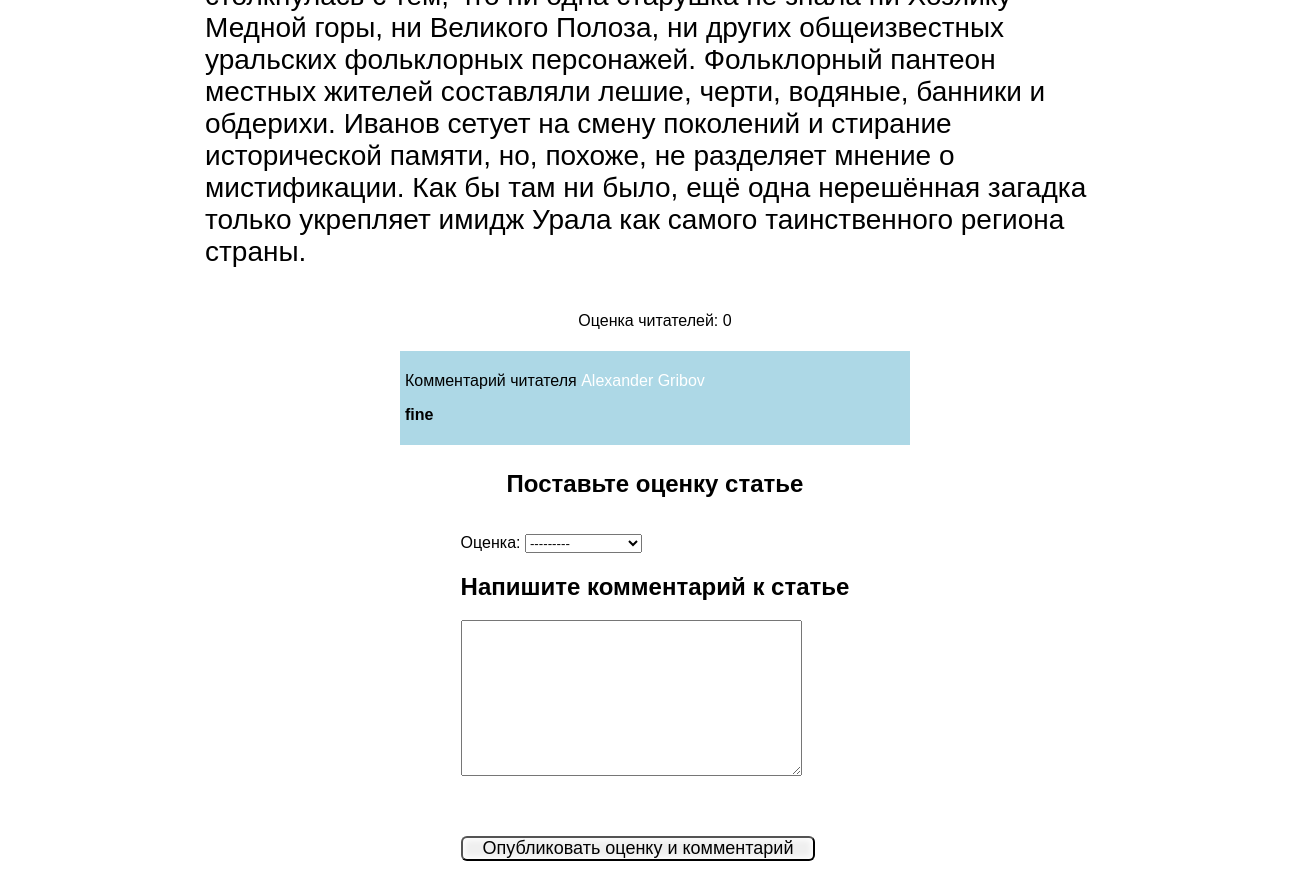
Before: /details/5/ (lower part) with the older database file.
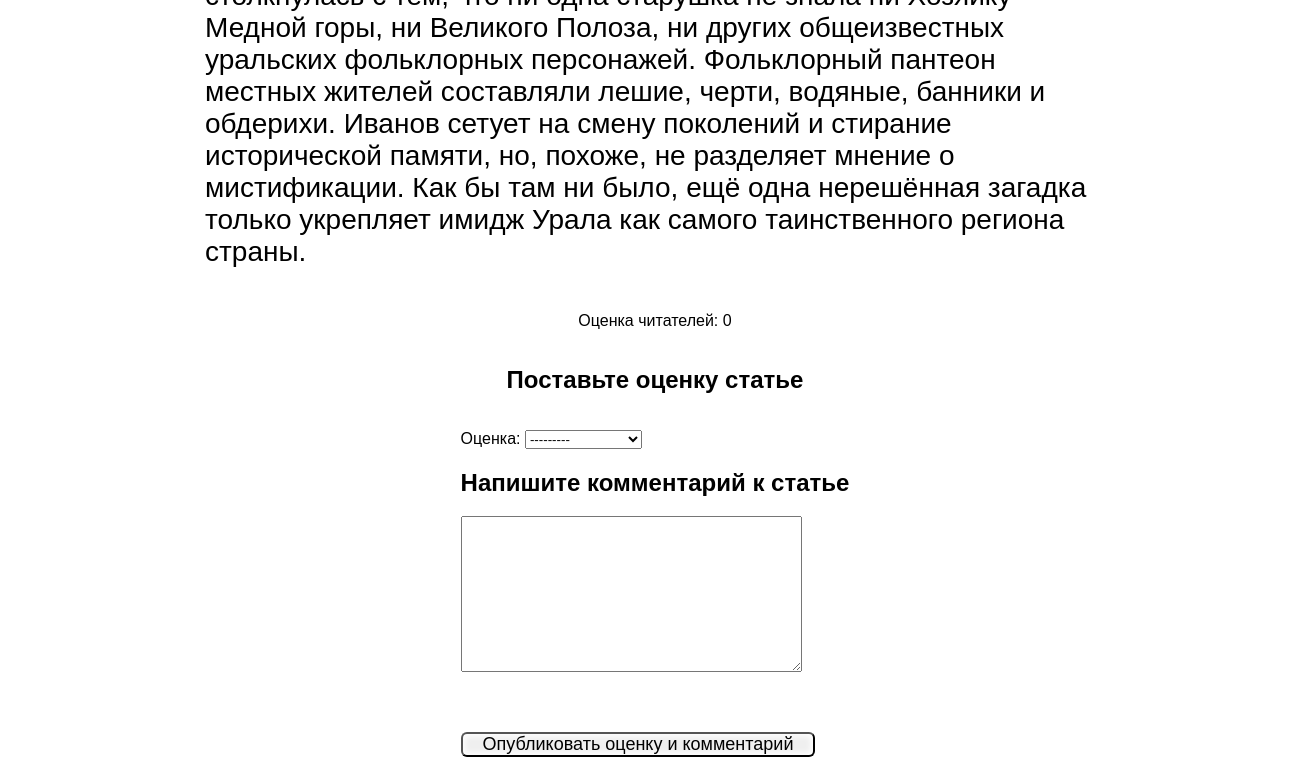
After: the same page with the newer database file.
### articles/models.py (models this page shows)
class PostFeedback(models.Model):
    feedback = models.TextField()
    commentator = models.ForeignKey(Profile, on_delete=models.CASCADE)
    article = models.ForeignKey(Articles, on_delete=models.CASCADE)
    def __str__(self):
        return self.feedback

### readers/models.py (models this page shows)
class Profile(models.Model):
    user = models.OneToOneField(User, on_delete=models.CASCADE, null=True, blank=True)
    name = models.CharField(max_length=200, null=True, blank=True)
    info = models.TextField(null=True, blank=True)
    profile_image = models.ImageField(upload_to='readers/', default='readers/default.png')
    created = models.DateTimeField(auto_now_add=True)
    def __str__(self):
        return self.name

### articles/views.py (the view, shortened to what this page needs)
# urls.py: path('<int:pk>/', views.detail, name='detail'),
def detail(request, pk):
    art = Articles.objects.get(id=pk)
    qs = art.rating_set.aggregate(Avg("rating"))['rating__avg']
    if qs is not None:
        avg_rating = round(qs, 2)
        art.average_rating = avg_rating
        art.save()
    else:
        avg_rating = 0
    form = PostFeedbackForm()
    form2 = RatingForm()
    return render(request, 'articles/details.html', {'art': art, 'form': form, "form2": form2, "avg_rating": avg_rating})

### articles/forms.py
class PostFeedbackForm(ModelForm):
    class Meta:
        model = PostFeedback
        fields = ['feedback']
        labels = {
            'feedback': '',
        }

class RatingForm(ModelForm):
    class Meta:
        model = Rating
        fields = ["rating"]
        labels = {"rating": "Оценка"}

### articles/templates/articles/details.html (shortened to what this page needs)
{% extends 'articles/base.html' %}
{% load static %}
{% block content %}
<div class="element2 high">
        <p class="text2">{{ art.art_text|safe }}</p>
        <p class="rating">Оценка читателей: {{ avg_rating }} </p>
        {% for feed in art.postfeedback_set.all %}
        <div class="postfeedsection">
        <p> Комментарий читателя <a href="{% url 'profile' feed.commentator.id %}">{{ feed.commentator }}</a></p>
        <p class="postedfeed">{{ feed }}</p>
        </div>
        {% endfor %}
    <h2 class="feed">Поставьте оценку статье</h2>
    <form method="post">
        {{ form2.as_p }}
    <h2 class="feed">Напишите комментарий к статье</h2>
        {{ form.as_p }}
        <div><button class="btn">Опубликовать оценку и комментарий</button></div>
    </form>
</div>
{% endblock %}

Changed rows visible on the page:
removed PostFeedback: commentator "Alexander Gribov", feedback "fine"
